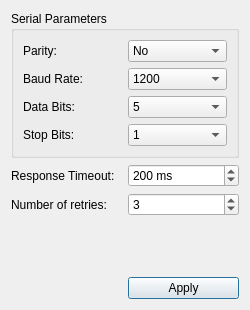
<?xml version="1.0" encoding="UTF-8"?>
<ui version="4.0">
 <class>SettingsDialog</class>
 <widget class="QDialog" name="SettingsDialog">
  <property name="geometry">
   <rect>
    <x>0</x>
    <y>0</y>
    <width>250</width>
    <height>310</height>
   </rect>
  </property>
  <property name="windowTitle">
   <string>Modbus Settings</string>
  </property>
  <layout class="QGridLayout" name="gridLayout">
   <item row="3" column="1">
    <spacer name="verticalSpacer">
     <property name="orientation">
      <enum>Qt::Orientation::Vertical</enum>
     </property>
     <property name="sizeHint" stdset="0">
      <size>
       <width>20</width>
       <height>43</height>
      </size>
     </property>
    </spacer>
   </item>
   <item row="1" column="1">
    <widget class="QSpinBox" name="timeoutSpinner">
     <property name="accelerated">
      <bool>true</bool>
     </property>
     <property name="suffix">
      <string> ms</string>
     </property>
     <property name="minimum">
      <number>-1</number>
     </property>
     <property name="maximum">
      <number>5000</number>
     </property>
     <property name="singleStep">
      <number>20</number>
     </property>
     <property name="value">
      <number>200</number>
     </property>
    </widget>
   </item>
   <item row="1" column="0">
    <widget class="QLabel" name="label">
     <property name="text">
      <string>Response Timeout:</string>
     </property>
    </widget>
   </item>
   <item row="4" column="1">
    <widget class="QPushButton" name="applyButton">
     <property name="text">
      <string>Apply</string>
     </property>
    </widget>
   </item>
   <item row="0" column="0" colspan="2">
    <widget class="QGroupBox" name="groupBox">
     <property name="title">
      <string>Serial Parameters</string>
     </property>
     <layout class="QGridLayout" name="gridLayout_2">
      <item row="0" column="0">
       <widget class="QLabel" name="label_2">
        <property name="text">
         <string>Parity:</string>
        </property>
       </widget>
      </item>
      <item row="0" column="1">
       <widget class="QComboBox" name="parityCombo">
        <item>
         <property name="text">
          <string>No</string>
         </property>
        </item>
        <item>
         <property name="text">
          <string>Even</string>
         </property>
        </item>
        <item>
         <property name="text">
          <string>Odd</string>
         </property>
        </item>
        <item>
         <property name="text">
          <string>Space</string>
         </property>
        </item>
        <item>
         <property name="text">
          <string>Mark</string>
         </property>
        </item>
       </widget>
      </item>
      <item row="1" column="0">
       <widget class="QLabel" name="label_3">
        <property name="text">
         <string>Baud Rate:</string>
        </property>
       </widget>
      </item>
      <item row="1" column="1">
       <widget class="QComboBox" name="baudCombo">
        <item>
         <property name="text">
          <string>1200</string>
         </property>
        </item>
        <item>
         <property name="text">
          <string>2400</string>
         </property>
        </item>
        <item>
         <property name="text">
          <string>4800</string>
         </property>
        </item>
        <item>
         <property name="text">
          <string>9600</string>
         </property>
        </item>
        <item>
         <property name="text">
          <string>19200</string>
         </property>
        </item>
        <item>
         <property name="text">
          <string>38400</string>
         </property>
        </item>
        <item>
         <property name="text">
          <string>57600</string>
         </property>
        </item>
        <item>
         <property name="text">
          <string>115200</string>
         </property>
        </item>
       </widget>
      </item>
      <item row="2" column="0">
       <widget class="QLabel" name="label_4">
        <property name="text">
         <string>Data Bits:</string>
        </property>
       </widget>
      </item>
      <item row="2" column="1">
       <widget class="QComboBox" name="dataBitsCombo">
        <item>
         <property name="text">
          <string>5</string>
         </property>
        </item>
        <item>
         <property name="text">
          <string>6</string>
         </property>
        </item>
        <item>
         <property name="text">
          <string>7</string>
         </property>
        </item>
        <item>
         <property name="text">
          <string>8</string>
         </property>
        </item>
       </widget>
      </item>
      <item row="3" column="0">
       <widget class="QLabel" name="label_5">
        <property name="text">
         <string>Stop Bits:</string>
        </property>
       </widget>
      </item>
      <item row="3" column="1">
       <widget class="QComboBox" name="stopBitsCombo">
        <item>
         <property name="text">
          <string>1</string>
         </property>
        </item>
        <item>
         <property name="text">
          <string>3</string>
         </property>
        </item>
        <item>
         <property name="text">
          <string>2</string>
         </property>
        </item>
       </widget>
      </item>
     </layout>
    </widget>
   </item>
   <item row="2" column="0">
    <widget class="QLabel" name="label_6">
     <property name="text">
      <string>Number of retries:</string>
     </property>
    </widget>
   </item>
   <item row="2" column="1">
    <widget class="QSpinBox" name="retriesSpinner">
     <property name="value">
      <number>3</number>
     </property>
    </widget>
   </item>
  </layout>
 </widget>
 <resources/>
 <connections/>
</ui>
